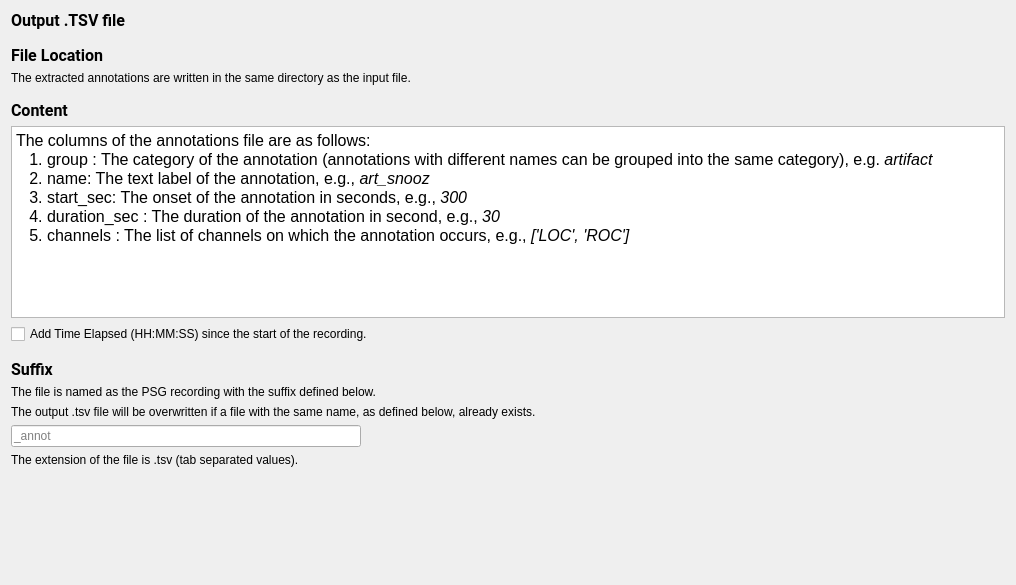
<?xml version="1.0" encoding="UTF-8"?>
<ui version="4.0">
 <class>OutputFiles</class>
 <widget class="QWidget" name="OutputFiles">
  <property name="geometry">
   <rect>
    <x>0</x>
    <y>0</y>
    <width>1016</width>
    <height>585</height>
   </rect>
  </property>
  <property name="windowTitle">
   <string/>
  </property>
  <property name="styleSheet">
   <string notr="true">font: 12pt &quot;Roboto&quot;;</string>
  </property>
  <layout class="QHBoxLayout" name="horizontalLayout">
   <item>
    <layout class="QVBoxLayout" name="verticalLayout">
     <item>
      <widget class="QLabel" name="label">
       <property name="font">
        <font>
         <family>Roboto</family>
         <pointsize>12</pointsize>
         <weight>50</weight>
         <italic>false</italic>
         <bold>false</bold>
        </font>
       </property>
       <property name="text">
        <string>&lt;html&gt;&lt;head/&gt;&lt;body&gt;&lt;p&gt;&lt;span style=&quot; font-weight:600;&quot;&gt;Output .TSV file&lt;/span&gt;&lt;/p&gt;&lt;/body&gt;&lt;/html&gt;</string>
       </property>
      </widget>
     </item>
     <item>
      <spacer name="verticalSpacer">
       <property name="orientation">
        <enum>Qt::Vertical</enum>
       </property>
       <property name="sizeType">
        <enum>QSizePolicy::Minimum</enum>
       </property>
       <property name="sizeHint" stdset="0">
        <size>
         <width>20</width>
         <height>10</height>
        </size>
       </property>
      </spacer>
     </item>
     <item>
      <widget class="QLabel" name="label_5">
       <property name="font">
        <font>
         <family>Roboto</family>
         <pointsize>12</pointsize>
         <weight>50</weight>
         <italic>false</italic>
         <bold>false</bold>
        </font>
       </property>
       <property name="text">
        <string>&lt;html&gt;&lt;head/&gt;&lt;body&gt;&lt;p&gt;&lt;span style=&quot; font-weight:600;&quot;&gt;File Location&lt;/span&gt;&lt;/p&gt;&lt;/body&gt;&lt;/html&gt;</string>
       </property>
      </widget>
     </item>
     <item>
      <widget class="QLabel" name="label_6">
       <property name="text">
        <string>The extracted annotations are written in the same directory as the input file.</string>
       </property>
      </widget>
     </item>
     <item>
      <spacer name="verticalSpacer_2">
       <property name="orientation">
        <enum>Qt::Vertical</enum>
       </property>
       <property name="sizeType">
        <enum>QSizePolicy::Minimum</enum>
       </property>
       <property name="sizeHint" stdset="0">
        <size>
         <width>20</width>
         <height>10</height>
        </size>
       </property>
      </spacer>
     </item>
     <item>
      <widget class="QLabel" name="label_7">
       <property name="font">
        <font>
         <family>Roboto</family>
         <pointsize>12</pointsize>
         <weight>50</weight>
         <italic>false</italic>
         <bold>false</bold>
        </font>
       </property>
       <property name="text">
        <string>&lt;html&gt;&lt;head/&gt;&lt;body&gt;&lt;p&gt;&lt;span style=&quot; font-weight:600;&quot;&gt;Content&lt;/span&gt;&lt;/p&gt;&lt;/body&gt;&lt;/html&gt;</string>
       </property>
      </widget>
     </item>
     <item>
      <widget class="QTextEdit" name="textEdit">
       <property name="readOnly">
        <bool>true</bool>
       </property>
       <property name="html">
        <string>&lt;!DOCTYPE HTML PUBLIC &quot;-//W3C//DTD HTML 4.0//EN&quot; &quot;http://www.w3.org/TR/REC-html40/strict.dtd&quot;&gt;
&lt;html&gt;&lt;head&gt;&lt;meta name=&quot;qrichtext&quot; content=&quot;1&quot; /&gt;&lt;style type=&quot;text/css&quot;&gt;
p, li { white-space: pre-wrap; }
&lt;/style&gt;&lt;/head&gt;&lt;body style=&quot; font-family:'Roboto'; font-size:12pt; font-weight:400; font-style:normal;&quot;&gt;
&lt;p style=&quot; margin-top:0px; margin-bottom:0px; margin-left:0px; margin-right:0px; -qt-block-indent:0; text-indent:0px;&quot;&gt;The columns of the annotations file are as follows:&lt;/p&gt;
&lt;p style=&quot; margin-top:0px; margin-bottom:0px; margin-left:0px; margin-right:0px; -qt-block-indent:0; text-indent:0px;&quot;&gt;   1. group : The category of the annotation (annotations with different names can be grouped into the same category), e.g. &lt;span style=&quot; font-style:italic;&quot;&gt;artifact&lt;/span&gt;&lt;/p&gt;
&lt;p style=&quot; margin-top:0px; margin-bottom:0px; margin-left:0px; margin-right:0px; -qt-block-indent:0; text-indent:0px;&quot;&gt;   2. name: The text label of the annotation, e.g., &lt;span style=&quot; font-style:italic;&quot;&gt;art_snooz&lt;/span&gt;&lt;/p&gt;
&lt;p style=&quot; margin-top:0px; margin-bottom:0px; margin-left:0px; margin-right:0px; -qt-block-indent:0; text-indent:0px;&quot;&gt;   3. start_sec: The onset of the annotation in seconds, e.g., &lt;span style=&quot; font-style:italic;&quot;&gt;300&lt;/span&gt;&lt;/p&gt;
&lt;p style=&quot; margin-top:0px; margin-bottom:0px; margin-left:0px; margin-right:0px; -qt-block-indent:0; text-indent:0px;&quot;&gt;   4. duration_sec : The duration of the annotation in second, e.g., &lt;span style=&quot; font-style:italic;&quot;&gt;30&lt;/span&gt;&lt;/p&gt;
&lt;p style=&quot; margin-top:0px; margin-bottom:0px; margin-left:0px; margin-right:0px; -qt-block-indent:0; text-indent:0px;&quot;&gt;   5. channels : The list of channels on which the annotation occurs, e.g., &lt;span style=&quot; font-style:italic;&quot;&gt;['LOC', 'ROC']&lt;/span&gt;&lt;/p&gt;&lt;/body&gt;&lt;/html&gt;</string>
       </property>
      </widget>
     </item>
     <item>
      <widget class="QCheckBox" name="checkBox_time">
       <property name="text">
        <string>Add Time Elapsed (HH:MM:SS) since the start of the recording.</string>
       </property>
      </widget>
     </item>
     <item>
      <spacer name="verticalSpacer_3">
       <property name="orientation">
        <enum>Qt::Vertical</enum>
       </property>
       <property name="sizeType">
        <enum>QSizePolicy::Minimum</enum>
       </property>
       <property name="sizeHint" stdset="0">
        <size>
         <width>20</width>
         <height>10</height>
        </size>
       </property>
      </spacer>
     </item>
     <item>
      <widget class="QLabel" name="label_2">
       <property name="font">
        <font>
         <family>Roboto</family>
         <pointsize>12</pointsize>
         <weight>50</weight>
         <italic>false</italic>
         <bold>false</bold>
        </font>
       </property>
       <property name="text">
        <string>&lt;html&gt;&lt;head/&gt;&lt;body&gt;&lt;p&gt;&lt;span style=&quot; font-weight:600;&quot;&gt;Suffix &lt;/span&gt;&lt;/p&gt;&lt;/body&gt;&lt;/html&gt;</string>
       </property>
      </widget>
     </item>
     <item>
      <widget class="QLabel" name="label_3">
       <property name="text">
        <string>The file is named as the PSG recording with the suffix defined below.</string>
       </property>
      </widget>
     </item>
     <item>
      <widget class="QLabel" name="label_8">
       <property name="text">
        <string>The output .tsv file will be overwritten if a file with the same name, as defined below, already exists.</string>
       </property>
      </widget>
     </item>
     <item>
      <widget class="QLineEdit" name="lineEdit_suffix">
       <property name="maximumSize">
        <size>
         <width>350</width>
         <height>16777215</height>
        </size>
       </property>
       <property name="placeholderText">
        <string>_annot</string>
       </property>
      </widget>
     </item>
     <item>
      <widget class="QLabel" name="label_4">
       <property name="text">
        <string>The extension of the file is .tsv (tab separated values).</string>
       </property>
      </widget>
     </item>
     <item>
      <spacer name="verticalSpacer_4">
       <property name="orientation">
        <enum>Qt::Vertical</enum>
       </property>
       <property name="sizeType">
        <enum>QSizePolicy::MinimumExpanding</enum>
       </property>
       <property name="sizeHint" stdset="0">
        <size>
         <width>20</width>
         <height>40</height>
        </size>
       </property>
      </spacer>
     </item>
    </layout>
   </item>
  </layout>
 </widget>
 <resources>
  <include location="../../../../../scinodes_poc/src/main/python/ui/themes/themes.qrc"/>
 </resources>
 <connections/>
</ui>
